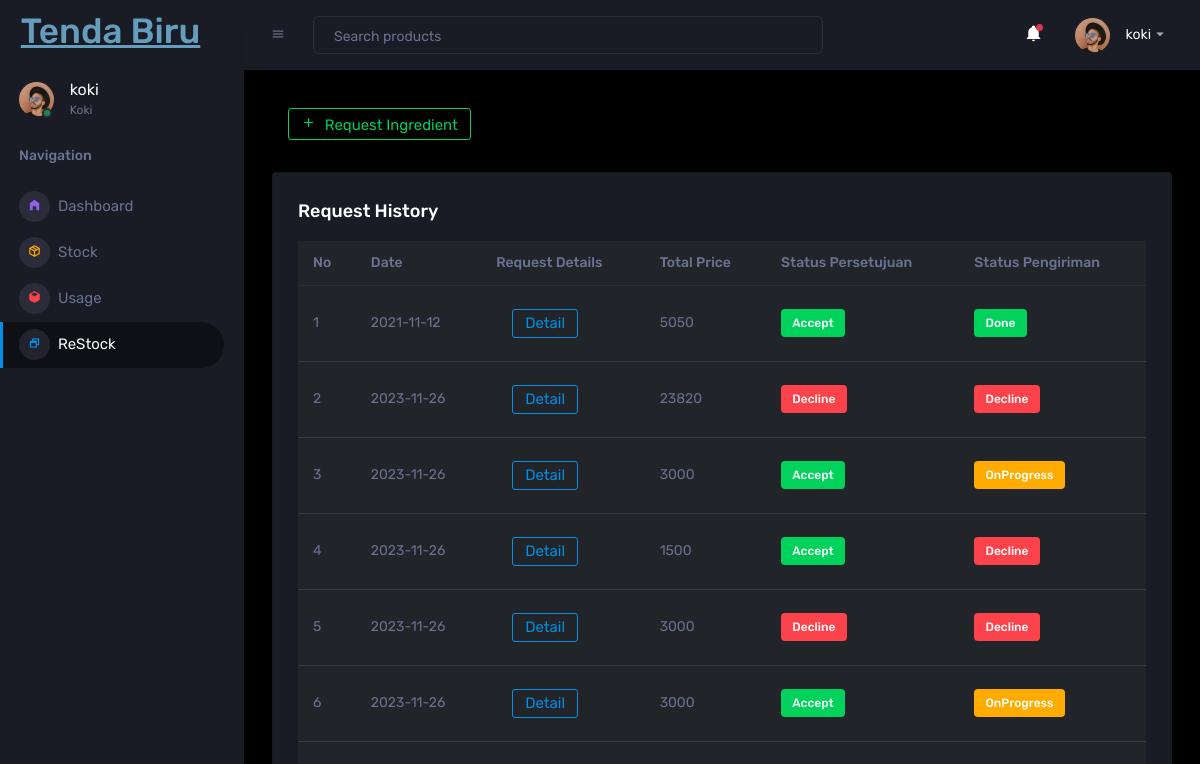
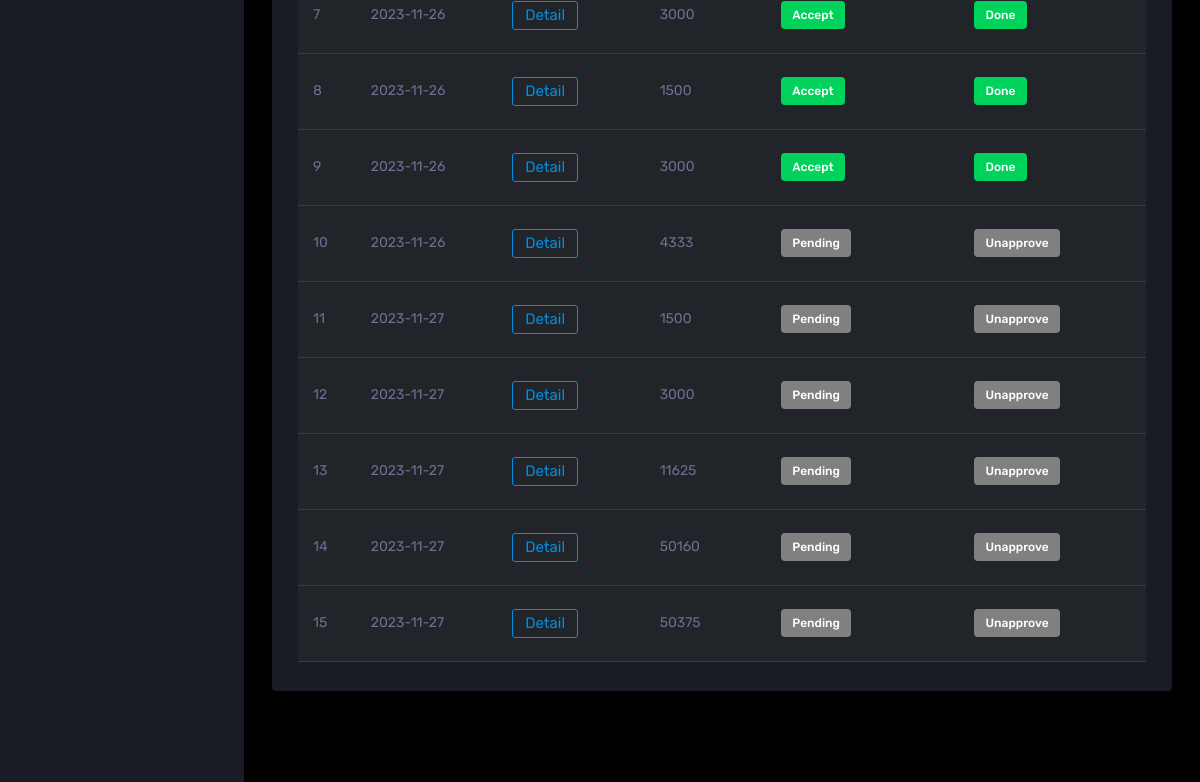
/pages/koki/restock.php (signed in), run on an earlier commit of the app's database (2 pictures, top to bottom).
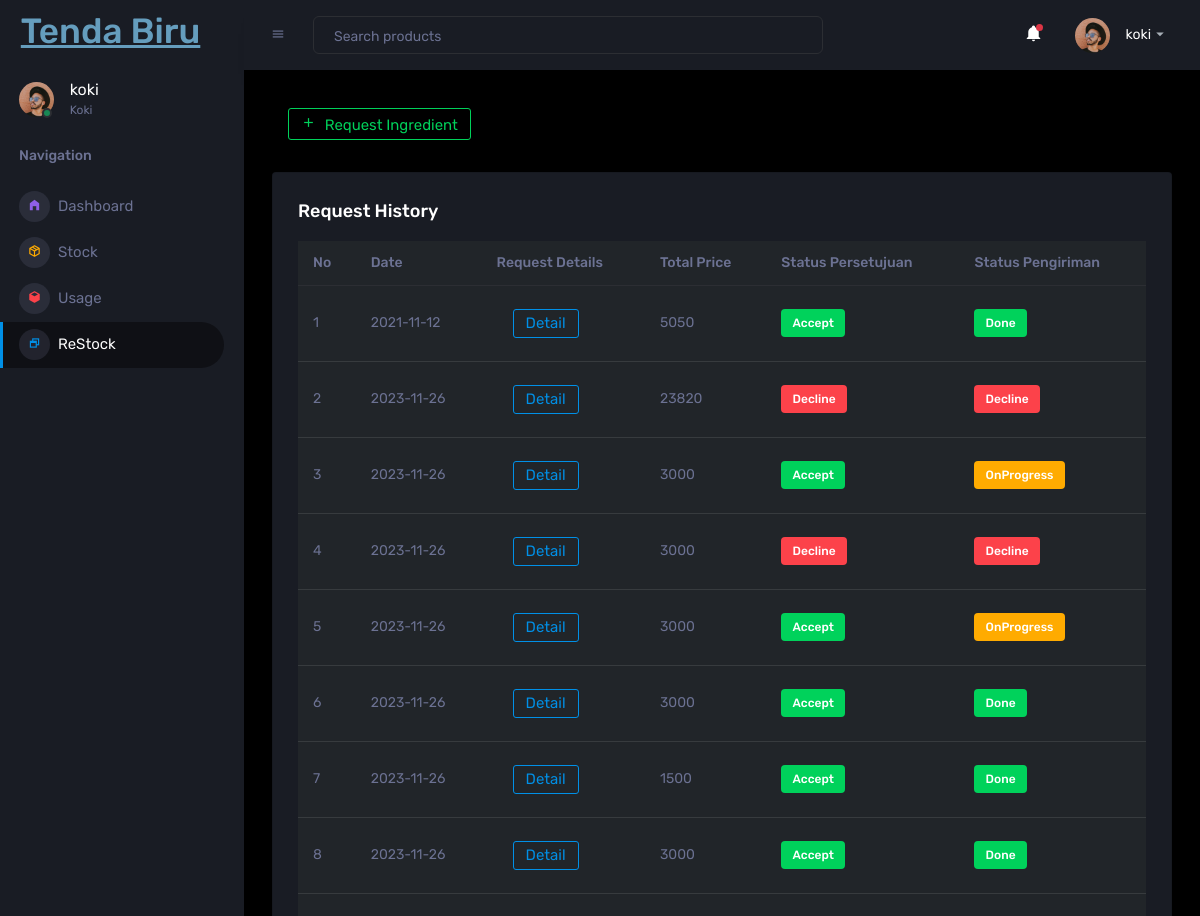
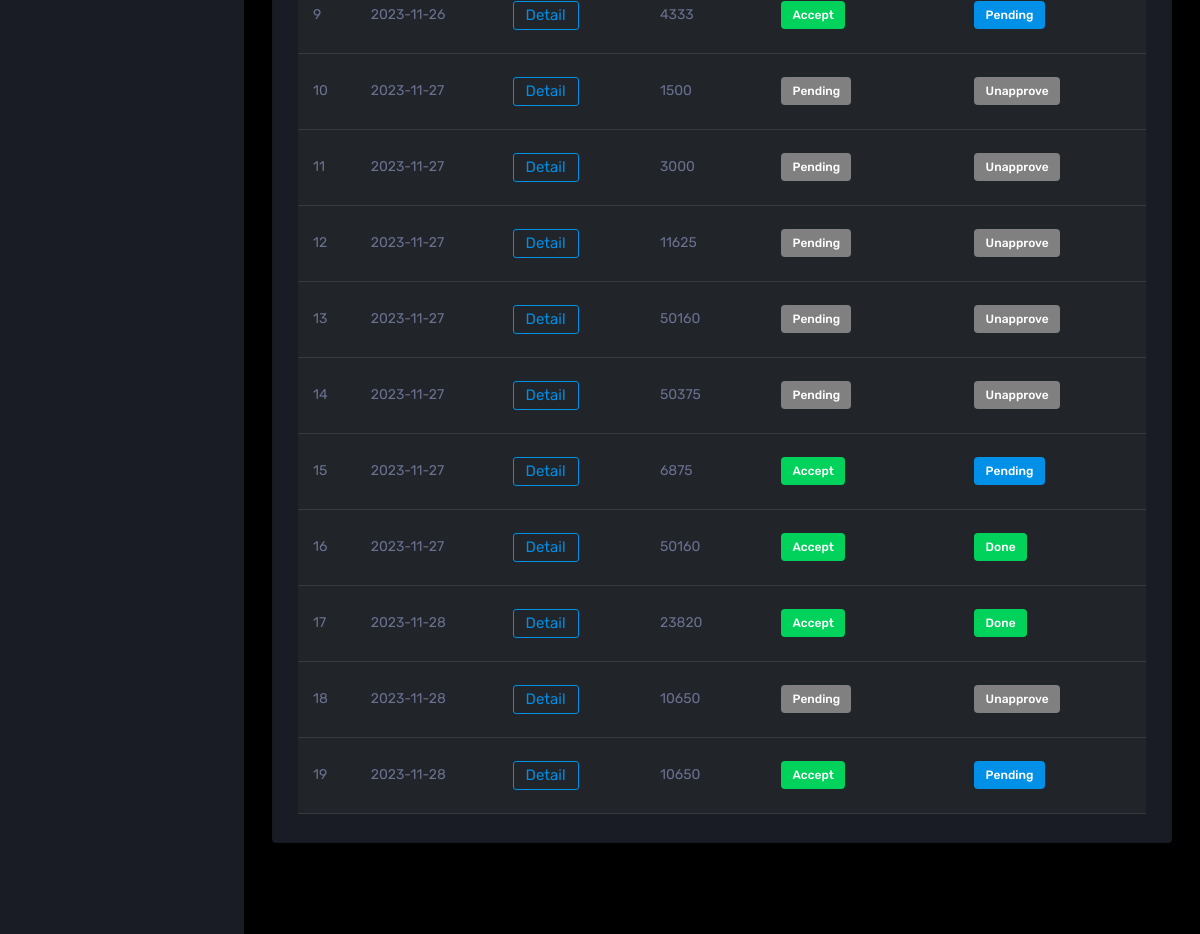
And on a later commit of the database (2 pictures, top to bottom).
### tables this page shows
CREATE TABLE IF NOT EXISTS `transaksi` (
  `idTransaksi` int(11) NOT NULL AUTO_INCREMENT,
  `tanggalTransaksi` date DEFAULT NULL,
  `totalHarga` int(11) DEFAULT NULL,
  `status` int(11) DEFAULT NULL,
  `statusReq` int(11) DEFAULT NULL,
  `isKokiReq` int(11) DEFAULT NULL,
  PRIMARY KEY (`idTransaksi`)
);

### pages/koki/functions.php (called while the page is built, shortened)
<?php
	$conn = mysqli_connect("localhost", "root", "", "db_tendabiru");
	function read_data($query){
		$transaksi = [];
		global $conn;
		$result = mysqli_query($conn, $query);
		while ($data = mysqli_fetch_assoc($result)){
			$transaksi[] = $data;
		}
		return $transaksi;
	}
?>

### pages/koki/restock.php (the view, shortened to what this page needs)
<?php
require 'functions.php';
$transaksi = read_data("SELECT *
              FROM transaksi
              WHERE
              status IN (0,1,2,3,4) AND
              isKokiReq=1");
$statusReq = ["0"=>"Pending", "1"=>"Accept", "2"=>"Decline"];
$status = ["0"=>"Unapprove", "1"=>"Pending", "2"=>"OnProgress", "3"=>"Done", "4"=>"Decline"];
$statusreqclass = ["0"=>"badge badge-grey",
                "1"=>"badge badge-success",
                "2"=>"badge badge-danger"];
$statusclass = ["0"=>"badge badge-grey",
                "1"=>"badge badge-primary",
                "2"=>"badge badge-warning",
                "3"=>"badge badge-success",
                "4"=>"badge badge-danger"];
?>
<!DOCTYPE html>
<html lang="en">
  <head>
    <link rel="stylesheet" href="../../assets/vendors/mdi/css/materialdesignicons.min.css">
    <link rel="stylesheet" href="../../assets/vendors/css/vendor.bundle.base.css">
    <link rel="stylesheet" href="../../assets/css/style.css">
  </head>
  <body>
    <div class="container-scroller">
        <nav class="sidebar sidebar-offcanvas" id="sidebar">
            <div class="sidebar-brand-wrapper d-none d-lg-flex align-items-center justify-content-center fixed-top">
                <a class="sidebar-brand brand-logo" href="dashboardkoki.php" style="color: #659DBD;"><h1>Tenda Biru</h1></a>
            </div>
            <ul class="nav">
                <li class="nav-item profile">
                    <div class="profile-desc">
                      <div class="profile-pic">
                        <div class="count-indicator">
                          <img class="img-xs rounded-circle " src="../../assets/images/faces/face15.jpg" alt="">
                          <span class="count bg-success"></span>
                        </div>
                        <div class="profile-name">
                          <h5 class="mb-0 font-weight-normal"><?php echo $_SESSION['username']; ?></h5>
                          <span>Koki</span>
                        </div>
                      </div>
                    </div>
                  </li>
          <li class="nav-item nav-category">
            <span class="nav-link">Navigation</span>
          </li>
          <li class="nav-item menu-items">
            <a class="nav-link" href="dashboardkoki.php">
              <span class="menu-icon">
                <i class="mdi mdi-home-variant"></i>
              </span>
              <span class="menu-title">Dashboard</span>
            </a>
          </li>
          <li class="nav-item menu-items">
            <a class="nav-link" href="stockkoki.php">
              <span class="menu-icon">
                <i class="mdi mdi-package-variant-closed"></i>
              </span>
              <span class="menu-title">Stock</span>
            </a>
          </li>
          <li class="nav-item menu-items">
            <a class="nav-link" href="usagekoki.php">
              <span class="menu-icon">
                <i class="mdi mdi-cube"></i>
              </span>
              <span class="menu-title">Usage</span>
            </a>
          </li>
          <li class="nav-item menu-items">
            <a class="nav-link" href="restock.php">
              <span class="menu-icon">
                <i class="mdi mdi-window-restore"></i>
              </span>
              <span class="menu-title">ReStock</span>
            </a>
        </ul>
      </nav>
      <div class="container-fluid page-body-wrapper">
        <nav class="navbar p-0 fixed-top d-flex flex-row">
          <div class="navbar-menu-wrapper flex-grow d-flex align-items-stretch">
            <button class="navbar-toggler navbar-toggler align-self-center" type="button" data-toggle="minimize">
              <span class="mdi mdi-menu"></span>
            </button>
            <ul class="navbar-nav w-100">
              <li class="nav-item w-100">
                <form class="nav-link mt-2 mt-md-0 d-none d-lg-flex search">
                  <input type="text" class="form-control" placeholder="Search products">
                </form>
              </li>
            </ul>
            <ul class="navbar-nav navbar-nav-right">
              <li class="nav-item dropdown border-left">
                <a class="nav-link count-indicator dropdown-toggle" id="notificationDropdown" href="#" data-bs-toggle="dropdown">
                  <i class="mdi mdi-bell"></i>
                  <span class="count bg-danger"></span>
                </a>
              </li>
              <li class="nav-item dropdown">
                <a class="nav-link" id="profileDropdown" href="#" data-bs-toggle="dropdown">
                  <div class="navbar-profile">
                    <img class="img-xs rounded-circle" src="../../assets/images/faces/face15.jpg" alt="">
                    <p class="mb-0 d-none d-sm-block navbar-profile-name"><?php echo $_SESSION['username']; ?></p>
                    <i class="mdi mdi-menu-down d-none d-sm-block"></i>
                  </div>
                </a>
              </li>
            </ul>
          </div>
        </nav>
        <div class="main-panel">
          <div class="content-wrapper">
            <div class="page-header">
            <a class="nav-link" href="ingredientrequesttable.php">
                <button type="button" class="btn btn-outline-success btn-icon-text"> <i class="mdi mdi-plus" ></i> Request Ingredient </button>
              </a>
            </div>
            <div class="row">
              <div class="col-lg-12 grid-margin stretch-card">
                <div class="card">
                  <div class="card-body">
                    <h4 class="card-title">Request History</h4>
                    <div class="table-responsive">
                      <table class="table table-dark">
                        <thead>
                          <tr>
                            <th> No </th>
                            <th> Date </th>
                            <th> Request Details </th>
                            <th> Total Price </th>
                            <th>Status Persetujuan</th>
                            <th>Status Pengiriman</th>
                          </tr>
                        </thead>
                        <tbody>
                          <?php $no = 1 ?>
                          <?php foreach ($transaksi as $trs) : ?>
                          <tr>
                            <td>
                              <?= $no ?>
                            </td>
                            <td>
                              <?= $trs["tanggalTransaksi"] ?>
                            </td>
                            <td>
                              <a class="nav-link" href="requestdetail.php?id=<?= $trs["idTransaksi"]?>">
                                <button type="button" class="btn btn-outline-primary btn-icon-text"> Detail </button>
                              </a>
                            </td>
                            <td>
                              <?= $trs["totalHarga"]; ?>
                            </td>
                            <td>
                              <label class="<?= $statusreqclass[$trs['statusReq']] ?>"><?= $statusReq[$trs["statusReq"]] ?></label>
                            </td>
                            <td>
                              <label class="<?= $statusclass[$trs['status']] ?>"><?= $status[$trs["status"]] ?></label>
                            </td>
                          </tr>
                          <?php $no++ ?>
                          <?php endforeach; ?>
                        </tbody>
                      </table>
                    </div>
                  </div>
                </div>
              </div>
          <footer class="footer">
          </footer>
        </div>
      </div>
    </div>
  </body>
</html>

What changed in the data, as far as the page shows it:
removed transaksi: tanggalTransaksi "2023-11-26", totalHarga "1500", statusReq "Accept", status "Decline"
changed transaksi (number 9 of 19 on the later page): statusReq "Pending" → "Accept"; status "Unapprove" → "Pending"
added transaksi: tanggalTransaksi "2023-11-27", totalHarga "6875", statusReq "Accept", status "Pending"
added transaksi: tanggalTransaksi "2023-11-27", totalHarga "50160", statusReq "Accept", status "Done"
added transaksi: tanggalTransaksi "2023-11-28", totalHarga "23820", statusReq "Accept", status "Done"
added transaksi: tanggalTransaksi "2023-11-28", totalHarga "10650", statusReq "Pending", status "Unapprove"
added transaksi: tanggalTransaksi "2023-11-28", totalHarga "10650", statusReq "Accept", status "Pending"
